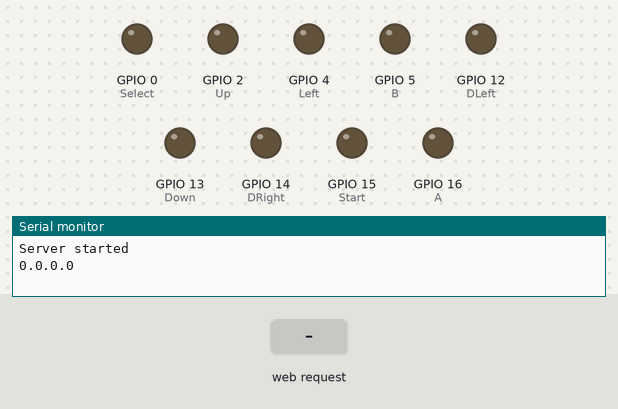
Recording of a sketch running on a simulated ESP8266 (NodeMCU). Shown: output pins drawn as LEDs (lit = HIGH), the last lines printed to the serial monitor. The inputs (shaded band) are chosen by the test bench.

Above: at 1.2 s.
1.3 s: HTTP request GET /button/a received
At 1.31 s:
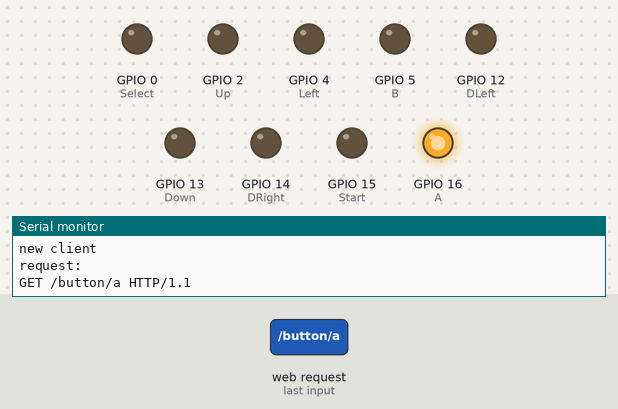
2.8 s: HTTP request GET /button/b received
At 2.81 s:
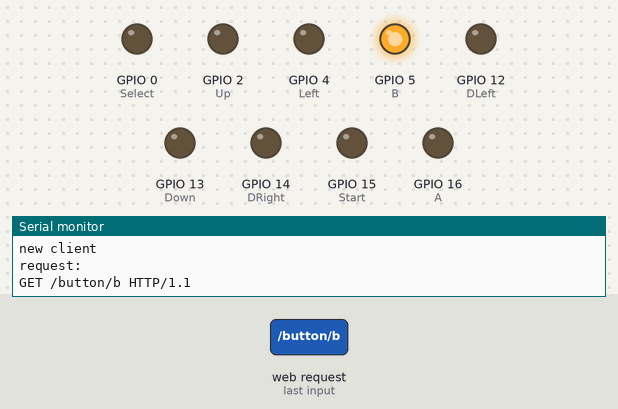
4.3 s: HTTP request GET /button/start received
At 4.31 s:
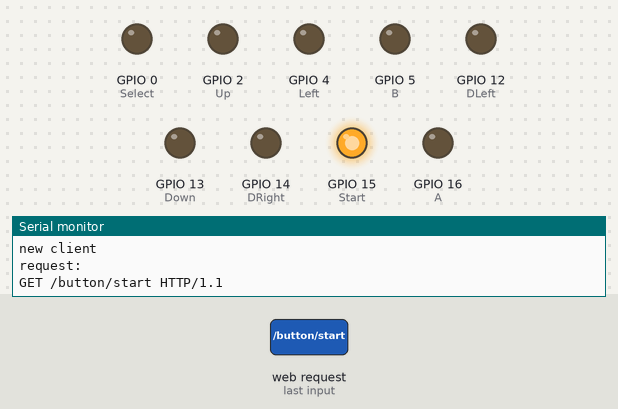
5.8 s: HTTP request GET /button/select received
At 5.81 s:
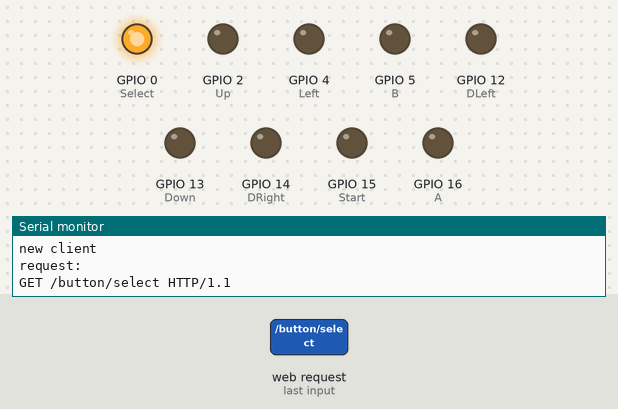
7.3 s: HTTP request GET /button/left received
At 7.31 s:
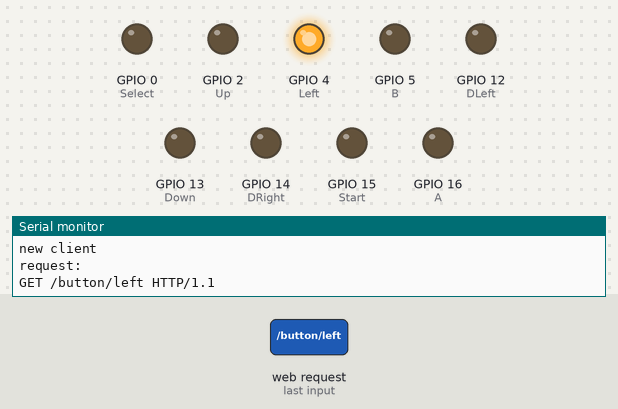
8.8 s: HTTP request GET /button/right received
At 8.81 s:
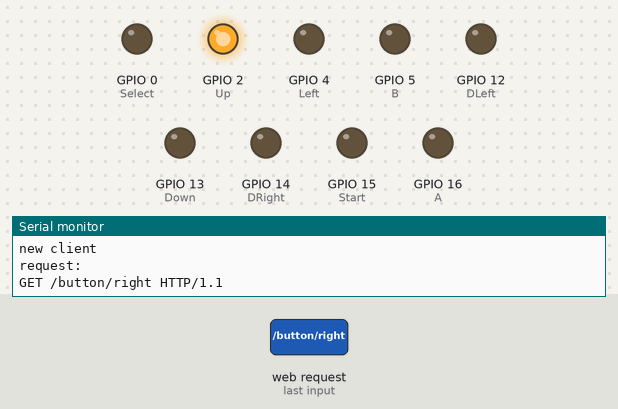
Timing chart, 0 to 11.3 s (numbered marks = the images above; inputs shaded):
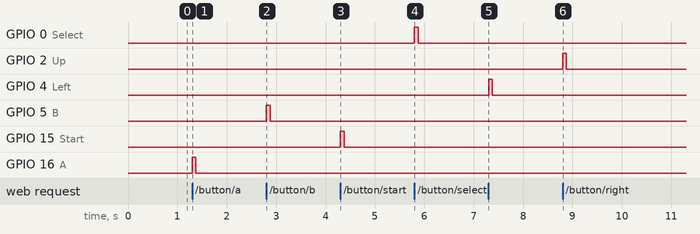

The sketch:

GBWebserver.ino
```cpp
/*
    This sketch demonstrates how to set up a simple HTTP-like server.
    The server will set a GPIO pin depending on the request
      http://server_ip/gpio/0 will set the GPIO2 low,
      http://server_ip/gpio/1 will set the GPIO2 high
    server_ip is the IP address of the ESP8266 module, will be
    printed to Serial when the module is connected.
*/

#include <ESP8266WiFi.h>

#ifndef STASSID
#define STASSID "gameboy wifi"
#define STAPSK  ""
#endif

const char* ssid = STASSID;
const char* password = STAPSK;

enum Buttons {
  Start = 15,
  Select = 0,
  Up = 2,
  DRight = 14,
  Down = 13,
  Left = 4,
  A = 16,
  B = 5,
  DLeft = 12,
  Right = 2
};

// Create an instance of the server
// specify the port to listen on as an argument
WiFiServer server(80);

void setup() {
  Serial.begin(115200);

  // prepare LED
  pinMode(LED_BUILTIN, OUTPUT);
  digitalWrite(LED_BUILTIN, 0);

  // Connect to WiFi network
  WiFi.softAP(ssid);

  // Start the server
  server.begin();
  Serial.println(F("Server started"));

  // Print the IP address
  Serial.println(WiFi.localIP());

  // Setup Gameboy Pins
  //Start
  pinMode(Start, OUTPUT);
  //Select
  pinMode(Select, OUTPUT);
  //Up
  pinMode(Up, OUTPUT);
  //Righ
  pinMode(Right, OUTPUT);
  //Left
  pinMode(Left, OUTPUT);
  //Down
  pinMode(Down, OUTPUT);
  //A
  pinMode(A, OUTPUT);
  //B
  pinMode(B, OUTPUT);
  //Left
  pinMode(DLeft, OUTPUT);
  //Right
  pinMode(DRight, OUTPUT);

}

void toggleButton(Buttons b) {
  digitalWrite(b, HIGH);
  delay(75);
  digitalWrite(b, LOW);
}

void loop() {
  // Check if a client has connected
  WiFiClient client = server.available();
  if (!client) {
    return;
  }
  Serial.println(F("new client"));

  client.setTimeout(5000); // default is 1000

  // Read the first line of the request
  String req = client.readStringUntil('\r');
  Serial.println(F("request: "));
  Serial.println(req);

  // Match the request
  int val;
  if (req.indexOf(F("/button/a")) != -1) {
    toggleButton(A);
  } else if (req.indexOf(F("/button/b")) != -1) {
    toggleButton(B);
  } else if (req.indexOf(F("/button/start")) != -1) {
    toggleButton(Start);
  } else if (req.indexOf(F("/button/select")) != -1) {
    toggleButton(Select);
  } else if (req.indexOf(F("/button/left")) != -1) {
    toggleButton(Left);
  } else if (req.indexOf(F("/button/right")) != -1) {
    toggleButton(Right);
  } else if (req.indexOf(F("/dpad/north")) != -1) {
    toggleButton(Up);
  } else if (req.indexOf(F("/dpad/east")) != -1) {
    toggleButton(DRight);
  } else if (req.indexOf(F("/dpad/south")) != -1) {
    toggleButton(Down);
  } else if (req.indexOf(F("/dpad/west")) != -1) {
    toggleButton(DLeft);
  } else {
    Serial.println(F("invalid request"));
  }

  // read/ignore the rest of the request
  // do not client.flush(): it is for output only, see below
  while (client.available()) {
    // byte by byte is not very efficient
    client.read();
  }

  // This should probably only return the full website on "/"
  client.print(F("HTTP/1.1 200 OK\r\nContent-Type: text/html\r\n\r\n<!DOCTYPE html><html lang=\"en\"><head> <meta charset=\"UTF-8\"> <title>Title</title></head><body> <textarea style=\"display:none;\" id=\"testing\" rows=\"200\" cols=\"200\"></textarea> <script>const callButton=(button)=>{fetch(\"http://192.168.4.1/button/\"+button,{method: \"GET\"});}; const callDpad=(direction)=>{fetch(\"http://192.168.4.1/dpad/\"+direction,{method: \"GET\"});}; var area=document.querySelector(\"#testing\"); area.addEventListener(\'input\', (e)=>{let value=e.target.value; switch(value){case \"w\": callDpad(\"north\"); break; case \"d\": callDpad(\"east\"); break; case \"s\": callDpad(\"south\"); break; case \"a\": callDpad(\"west\"); break; case \"e\": callButton(\"a\"); break; case \"r\": callButton(\"b\"); break; case \"p\": callButton(\"start\"); break; case \"o\": callButton(\"select\"); break;}e.target.value=\"\";}); </script> <div class=\"gameboy\"> <div class=\"top\"> <div class=\"onoff\"> <span class=\"arrow-left\"></span><span class=\"onoff-label\">on/off</span><span class=\"arrow-right\"></span> </div></div><div class=\"components\"> <div class=\"screen\"> <div class=\"battery\"></div><canvas class=\"display\" id=\"display\"></canvas> </div><div class=\"controls\"> <div class=\"logo\"> <div class=\"logo-nintendo\"></div><div class=\"logo-gameboy\"></div></div><div class=\"inputs\"> <div class=\"dpad\"> <div class=\"left\" onmousedown=\"callButton(\'left\')\"></div><div class=\"up\" onmousedown=\"callDpad(\'north\')\"></div><div class=\"right\" onmousedown=\"callDpad(\'east\')\"></div><div class=\"down\" onmousedown=\"callDpad(\'south\')\"></div></div><div class=\"buttons\"> <div class=\"button-b\" onmousedown=\"callButton(\'b\')\"></div><div class=\"button-a\" onmousedown=\"callButton(\'a\')\"></div></div><div class=\"selections\"> <div class=\"select\" onmousedown=\"callButton(\'select\')\"></div><div class=\"start\" onmousedown=\"callButton(\'select\')\"></div></div></div><div class=\"speakers\"> <div class=\"grill\"></div><div class=\"grill\"></div><div class=\"grill\"></div><div class=\"grill\"></div><div class=\"grill\"></div><div class=\"grill\"></div></div></div></div></div><style>html,body{background-color: #3c3c3c; width: 100%; height: 100%; font-family: arial; box-sizing: border-box; padding: 0; margin: 0;}.gameboy{margin-left: auto; margin-right:auto; margin-top: 25px; width: 367px; height: 630px; background-color: rgb(210,221,205); border-radius: 0 20px 40px 0; box-shadow: inset -2px -1px 5px 2px rgba(0,0,0,0.25);}.gameboy:after{content: \" \"; top: 25px; position: absolute; display: block; width: 363px; height: 625px; border-radius: 0 20px 40px 0; box-shadow: inset 0px 0px 2px 2px rgba(255, 255, 255, 0.25); user-select: none; pointer-events: none;}.top{height: 28px; border-bottom: 3px solid rgb(188, 202, 179);}.onoff{width: 56px; height: 15px; position: absolute; display: flex; background-color: #b8c4ae; margin-left: 40px; margin-top: -28px; border-radius: 24px; color: #d2ddcd; padding-left: 12px; padding-top:3px; box-shadow: inset -1px 1px 10px 1px rgba(0, 0, 0, 0.1);}.onoff .arrow-left:before{content: \" \"; position: absolute; border-right: 0; margin-left: -7px; margin-top: 1px; border-top: 5px solid transparent; border-bottom: 5px solid transparent; border-right: 5px solid #d2ddcd;}.onoff .arrow-right:before{content: \" \"; position: absolute; border-right: 0; margin-left: 2px; margin-top: 1px; border-top: 5px solid transparent; border-bottom: 5px solid transparent; border-left: 5px solid #d2ddcd;}.onoff-label{font-size: 8pt; font-weight: bold; text-transform: uppercase;}.components{border-top: 1px solid rgba(255,255,255,0.25);}.top:before{content: \" \"; height: 30px; position: relative; left: 30px; display: inline-block; top: 0px; border-left: 1px solid rgba(255, 255, 255, 0.25); border-right: 3px solid #bccab3;}.top:after{content: \" \"; height: 28px; position: relative; display: inline-block; left: 324px; border-left: 1px solid rgba(255,255,255,0.25); border-right: 3px solid rgb(188, 202, 179);}.screen{background-color: #585769; width: 317px; height: 247px; margin-left: auto; margin-right: 28px; margin-top: 15px; border-radius: 10px 10px 50px 10px; border: 1px solid rgba(0,0,0,0.25); display: flex; flex-direction: row; box-shadow: inset -1px 1px 10px 1px rgba(0, 0, 0, 0.2);}.screen:before,.screen:after{content: \" \"; border-top: 3px solid rgb(68, 47, 62); border-bottom: 3px solid rgb(65, 55, 79); position: absolute; height: 2px; margin-top: 13px;}.screen:before{margin-left: 15px; width: 83px;}.screen:after{margin-left: 265px; width: 35px;}.battery{width: 12px; height: 12px; background-color: #6f0202; border-radius: 12px; margin-top: 91px; margin-left: 15px; margin-right: 27px; box-shadow: inset 1px 1px 0px 1px rgba(0, 0, 0, 0.25);}.battery:after{content: \"BATTERY\"; color: white; width: 0; height:0; font-size: 6pt; position: relative; display: block; margin-left: -6px; margin-top: 17px;}.display{width: 210px; height: 195px; background-color: black; margin-top: 27px; border-left: 1px solid rgba(255,255,255,0.4); border-top: 1px solid rgba(255,255,255,0.4);}.display:before{content: \"DOT MATRIX WITH STEREO SOUND\"; position: absolute; color: white; font-size: 6.5pt; margin-top: -16px; margin-left: 50px;}.controls{display: flex; flex-direction: column;}.logo{color: rgb(70, 71, 99); display: flex; line-height: 22pt; margin-top: 5px; margin-left: 20px;}.logo-nintendo:before{content: \"Nintendo\"; font-weight: bold; margin-top: 2px; position: relative; display: inline-block;}.logo-gameboy:before{content: \"GAME BOY\"; font-style: italic; font-weight: bold; font-size: 17pt;}.inputs{display: flex; justify-content: space-between; margin-top: 34px; flex-wrap: wrap;}.dpad{width: 128px; height: 128px; background-color: rgb(184, 196, 174); border-radius: 100px; margin-left: 10px; box-shadow: inset -2px -1px 5px 2px rgba(0,0,0,0.025);}.dpad:before{content: \" \"; display: block; position: absolute; width: 36px; height: 36px; background-color: #353531; margin-top: 46px; margin-left: 46px;}.dpad:after{content: \" \"; display: block; position: absolute; width: 24px; height: 24px; border-radius: 24px; background-color: black; margin-top: 54px; margin-left: 51px;}.dpad .left,.dpad .right,.dpad .up,.dpad .down{background-color: #353531; position: absolute;}.dpad .left,.dpad .right{width: 33px; height: 36px;}.dpad .up,.dpad .down{width: 36px; height: 33px;}.dpad .left:active,.dpad .right:active,.dpad .up:active,.dpad .down:active{background-color: black;}.dpad .up{margin-top: 13px; margin-left: 46px; border-radius: 5px 5px 0 0;}.dpad .down{margin-left: 46px; margin-top: 81px; border-radius: 0 0 5px 5px; border-bottom: 3px solid black;}.dpad .right{border-radius: 0 5px 5px 0; margin-top: 48px; margin-left: 81px; border-bottom: 3px solid black;}.dpad .left{border-radius: 5px 0 0 5px; margin-top: 48px; margin-left: 13px; border-bottom: 3px solid black;}.dpad .down:before,.dpad .left:before,.dpad .up:before,.dpad .right:before{content: \" \"; width: 0; height: 0; position: relative;}.dpad .up:before{border-left: 5px solid transparent; border-right: 5px solid transparent; border-bottom: 5px solid #d2ddcd; margin-left: 12px; top: -28px;}.dpad .right:before{position: absolute; border-right: 0; border-top: 5px solid transparent; border-bottom: 5px solid transparent; border-left: 5px solid #d2ddcd; top: 12px; right: -10px;}.dpad .left:before{position: absolute; border-right: 0; border-top: 5px solid transparent; border-bottom: 5px solid transparent; border-right: 5px solid #d2ddcd; top: 12px; right: 38px;}.dpad .down:before{position: absolute; border-right: 0; border-left: 5px solid transparent; border-right: 5px solid transparent; border-top: 5px solid #d2ddcd; top: 40px; right: 12px;}.dpad .right:after,.dpad .up:after,.dpad .left:after,.dpad .down:after{content: \"| |\"; color: rgba(0,0,0, 0.5); display: block; font-size: 15pt;}.dpad .right:after{margin-left: 7px; margin-top: 5px;}.dpad .left:after{margin-left: 10px; margin-top: 5px;}.dpad .down:after{transform: rotate(90deg); margin-left: 5px; margin-top: 15px;}.dpad .up:after{transform: rotate(90deg); margin-left: 5px; margin-top: -5px;}.buttons{width: 115px; height: 65px; background-color: rgb(184, 196, 174); border-radius: 60px; margin-left: 80px; margin-right: 5px; transform: rotate(-30deg); margin-top: 29px; display: flex; justify-content: space-around; box-shadow: inset -2px -1px 5px 2px rgba(0,0,0,0.05);}.button-a,.button-b{width: 46px; height: 46px; border-radius: 40px; margin-top: 9px; border: 3px solid rgba(42, 0, 3,0.25); box-sizing: border-box; background-color: rgb(99, 0, 44); box-shadow: 1px 1px 0px 1px rgba(0, 0, 0, 0.25);}.button-a:before,.button-b:before{content: \" \"; width: 42px; height: 42px; border-top: 1px solid rgba(255,255,255,0.45); border-right: 1px solid rgba(255,255,255,0.45); border-radius: 40px; display: block; margin-left: -1px; margin-top: -2px;}.button-a:active:before,.button-b:active:before{border-color: transparent;}.button-a:after{content: \"A\";}.button-b:after{content: \"B\";}.button-a:after,.button-b:after{position: relative; display: inline-block; margin-top: 14px; margin-left: 14px; font-size: 9pt; font-weight: bold;}.button-a:active,.button-b:active{background-color: #400921;}.selections{display: flex; justify-content: center; width: 100%; margin-top: 10px;}.start,.select{z-index: 1; position: relative; height: 15px; width: 48px; border-radius: 15px; background-color: rgb(82, 85, 100); transform: rotate(-25deg); margin: 5px; box-sizing: border-box; box-shadow: inset -2px -1px 5px 2px rgba(0,0,0,0.25);}.start:active,.select:active{background-color: #3d404c;}.select:before,.start:before{z-index: 0; position: absolute; content: \" \"; margin-top:-2px; margin-left: -2px; height: 17px; width: 50px; border-radius: 15px; border: 1px solid rgba(0,0,0,0.2); box-shadow: inset -1px -1px 2px 1px rgba(0,0,0,0.25);}.select:after,.start:after{position: relative; top: 16px; font-size: 9pt; font-weight: bold; color: rgb(15, 19, 30);}.select:after{content: \"SELECT\";}.start:after{content: \"START\";}.speakers{display: flex; justify-content: flex-end; margin-top: 60px; transform: rotate(-30deg);}.speakers .grill{width: 10px; height: 70px; border-radius: 20px; background-color: rgb(176, 189, 171); border: 1px solid rgba(0,0,0,0.35); border-top: 0; border-right: 0; border-bottom-color: rgb(239,239,239); border-left-color: rgb(239,239,239); margin: 3px; box-shadow: inset -1px -1px 2px 1px rgba(0,0,0,0.25);}.speakers .grill:before{display: block; margin-left: 1px; margin-top: 2px; border-radius: 15px; content: \" \"; width: 1px; height: 50px; border-left: 1px solid black;}</style></body></html>"));

  // The client will actually be *flushed* then disconnected
  // when the function returns and 'client' object is destroyed (out-of-scope)
  // flush = ensure written data are received by the other side
  Serial.println(F("Disconnecting from client"));
}
```

Measured:
- after the input at 1.3 s, GPIO 16 (A): LOW → HIGH at once, → LOW 0.08 s later
- after the input at 2.8 s, GPIO 5 (B): LOW → HIGH at once, → LOW 0.08 s later
- after the input at 4.3 s, GPIO 15 (Start): LOW → HIGH at once, → LOW 0.08 s later
- after the input at 5.8 s, GPIO 0 (Select): LOW → HIGH at once, → LOW 0.08 s later
- after the input at 7.3 s, GPIO 4 (Left): LOW → HIGH at once, → LOW 0.08 s later
- after the input at 8.8 s, GPIO 2 (Up): LOW → HIGH at once, → LOW 0.08 s later
